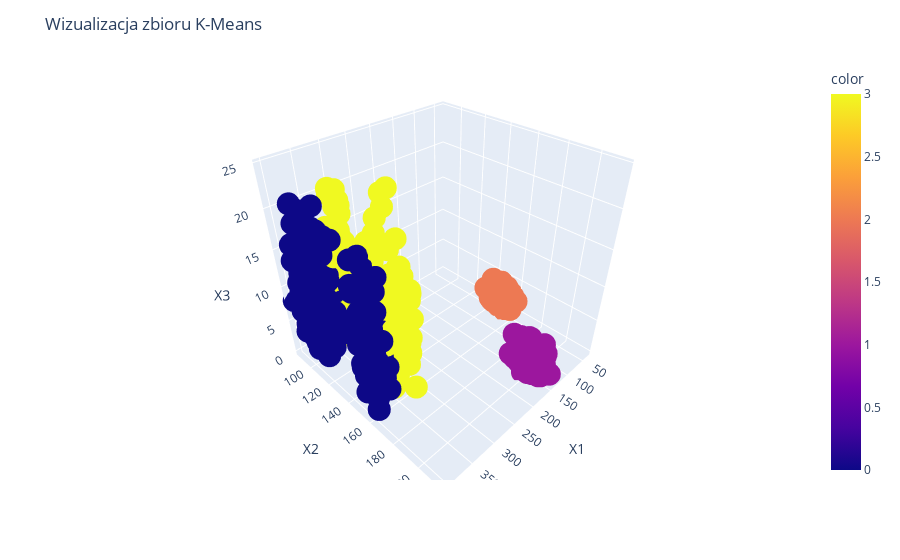

The notebook cell saved with this chart:
### Markdown cell above
### 3.1. Intuicyjna klasteryzacja dla k = 4

### Code cell
km = KMeans(n_clusters = 4, random_state = 0).fit(data)
labels = km.labels_
centroids = km.cluster_centers_

fig = px.scatter_3d(data, x='X1', y='X2', z='X3', color=labels)
fig.update_layout(
    title="Wizualizacja zbioru K-Means"
)
fig.show()

### Figure 1 — Plotly figure (JSON) as saved in the notebook; plotly's stock layout.template omitted (floating-point values rounded to 4 significant figures; data arrays with more than 128 entries replaced by an {"elided": "..."} marker saying what was removed)
{"data": [{"hovertemplate": "X1=%{x}<br>X2=%{y}<br>X3=%{z}<br>color=%{marker.color}<extra></extra>", "legendgroup": "", "marker": {"color": {"elided": "1000 int values"}, "coloraxis": "coloraxis", "symbol": "circle"}, "mode": "markers", "name": "", "scene": "scene", "showlegend": false, "type": "scatter3d", "x": {"elided": "1000 float values"}, "y": {"elided": "1000 float values"}, "z": {"elided": "1000 float values"}}], "layout": {"coloraxis": {"colorbar": {"title": {"text": "color"}}, "colorscale": [[0, "#0d0887"], [0.1111, "#46039f"], [0.2222, "#7201a8"], [0.3333, "#9c179e"], [0.4444, "#bd3786"], [0.5556, "#d8576b"], [0.6667, "#ed7953"], [0.7778, "#fb9f3a"], [0.8889, "#fdca26"], [1, "#f0f921"]]}, "legend": {"tracegroupgap": 0}, "margin": {"t": 60}, "scene": {"domain": {"x": [0, 1], "y": [0, 1]}, "xaxis": {"title": {"text": "X1"}}, "yaxis": {"title": {"text": "X2"}}, "zaxis": {"title": {"text": "X3"}}}, "title": {"text": "Wizualizacja zbioru K-Means"}}}
